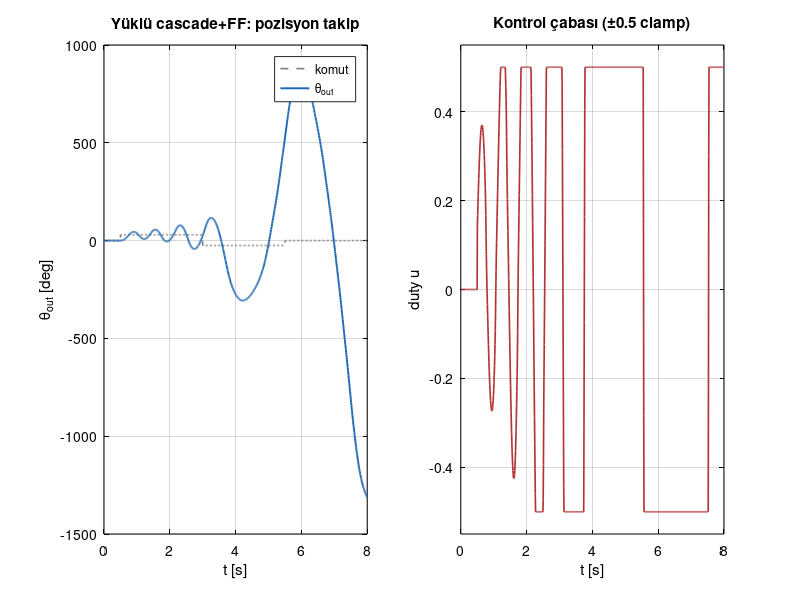

Write MATLAB code to recreate this figure.
%% loaded_control_design.m  — Y1 yüklü kontrol tasarımı/doğrulama (analitik, motorsuz)
% ============================================================================
% Y0 modelinden (a=0.23, s+=0.059, s-=0.027, ω_n≈4, ζ≈0.1) yüklü kapalı-çevrim:
%   FF (computed-torque) gravite+sürtünmeyi plant-girişinde kaldırır → residual ≈ atalet;
%   mevcut cascade (Kp_pos, iç PI) bu residual'ı kontrol eder. Bu betik:
%   (1) FF gainlerini Y0'dan belirler, (2) yüklü NONLİNEER kapalı-çevrimi (firmware cascade +
%   FF) simüle edip STABİL + takip ediyor mu doğrular → Y2 bench güvenli mi.
% Kaynak: [Franklin2010] §6.4 (cascade), §7.5 (computed-torque FF), [Olsson1998] §6.
% ============================================================================
clear; clc;
set(groot,'defaultAxesColor','w','defaultAxesXColor','k', ...
          'defaultAxesYColor','k','defaultTextColor','k');

%% ---- Y0 modeli (duty-normalize) ----
a=0.23; sp=0.059; sn=0.027; wn=4.0; zeta=0.1;
p    = wn^2/a;          % K_m/J (çıkış rad/s² per duty) = 69.6
beta = 2*zeta*wn;       % b/J = 0.8

%% ---- FF gainleri (Y0'dan; firmware'e gidecek) ----
kff_grav = a;           % 0.23  (eski 0.21)
kff_coul = sp;          % 0.059 (eski 0.09)
kff_coul_rev = sn;      % 0.027 (eski 0.05)
fprintf('=== Y1 FF gainleri (Y0''dan) ===\n');
fprintf('  kff_grav=%.3f (eski 0.21) · kff_coul=%.3f (0.09) · kff_coul_rev=%.3f (0.05)\n', kff_grav,kff_coul,kff_coul_rev);

%% ---- Cascade (mevcut firmware LP) ----
Kp_pos=6.0; Kp=0.002; Ki=0.1; gear=9.7; dt=0.008; eps_db=0.34; umax=0.5;

%% ---- NONLİNEER kapalı-çevrim simülasyon ----
T=8; N=round(T/dt);
th=0; w=0; integ=0;
refdeg=@(t) 30*(t>=0.5) -55*(t>=3.0) +25*(t>=5.5);   % çıkış açı komutu (deg): +30 -> -25 -> 0
L=zeros(N,4);
for k=1:N
  t=k*dt;  thref=deg2rad(refdeg(t));
  wref = Kp_pos*(thref - th)*gear;  wref=max(min(wref,300),-300);   % dış P → motor rad/s
  wmot = gear*w;  err = wref - wmot;
  integ = integ + Ki*dt*err;  u_fb = Kp*err + integ;               % iç PI
  uc_ff = (wref>=0)*kff_coul + (wref<0)*kff_coul_rev;
  u_ff = kff_grav*sin(th) + uc_ff*tanh(wref/(gear*eps_db));         % FF (gravite + sürtünme)
  u = max(min(u_fb+u_ff,umax),-umax);
  % plant (çıkış): th'' = p(u - a sinθ - s·sat(w)) - β w
  fr = ((w>=0)*sp+(w<0)*sn)*tanh(w/eps_db);
  acc = p*(u - a*sin(th) - fr) - beta*w;
  w = w + acc*dt;  th = th + w*dt;
  L(k,:) = [t, rad2deg(th), refdeg(t), u];
end

%% ---- metrikler ----
% son 0.5 s oturma hatası her segment (komut değişiminden önce)
segend = [3.0, 5.5, 8.0];
fprintf('=== Kapalı-çevrim doğrulama (yüklü, mevcut cascade + Y1 FF) ===\n');
ok=true;
for te=segend
  idx = L(:,1)>te-0.5 & L(:,1)<=te;
  e = mean(L(idx,2)-L(idx,3));  rip = max(L(idx,2))-min(L(idx,2));
  fprintf('  t=%.1fs ref=%+5.1f° -> ulaştı %+6.1f° (ss-hata %+5.1f°, ripple %.1f°)\n', te, mean(L(idx,3)), mean(L(idx,2)), e, rip);
  if abs(e)>5 || rip>5, ok=false; end
end
umaxabs = max(abs(L(:,4)));
stable = all(abs(L(:,2))<120) && umaxabs<=umax+1e-6;
fprintf('  |duty|max=%.3f (limit %.2f) · stabil=%d · ss-hata<5°&ripple<5°=%d\n', umaxabs, umax, stable, ok);
verdict = (stable && ok);
if verdict, vtxt='STABİL+TAKİP (Y2 bench güvenli)'; else, vtxt='GÖZDEN GEÇİR'; end
fprintf('\n>>> YÜKLÜ KAPALI-ÇEVRİM: %s <<<\n', vtxt);

%% ---- figür ----
f=figure('Position',[100 100 980 380],'Color','w');
subplot(1,2,1);
  plot(L(:,1),L(:,3),'--','Color',[.5 .5 .5],'LineWidth',1.2); hold on;
  plot(L(:,1),L(:,2),'-','Color',[.1 .4 .7],'LineWidth',1.4); grid on;
  xlabel('t [s]'); ylabel('\theta_{out} [deg]'); title('Yüklü cascade+FF: pozisyon takip');
  legend({'komut','\theta_{out}'},'Location','best');
subplot(1,2,2);
  plot(L(:,1),L(:,4),'-','Color',[.7 .2 .2],'LineWidth',1.2); grid on; ylim([-0.55 0.55]);
  xlabel('t [s]'); ylabel('duty u'); title('Kontrol çabası (±0.5 clamp)');
outdir=fullfile('results','loaded_plant_id'); if ~exist(outdir,'dir'), mkdir(outdir); end
exportgraphics(f, fullfile(outdir,'loaded_closedloop_y1.png'),'Resolution',150);
fprintf('Fig: %s/loaded_closedloop_y1.png\n', outdir);
